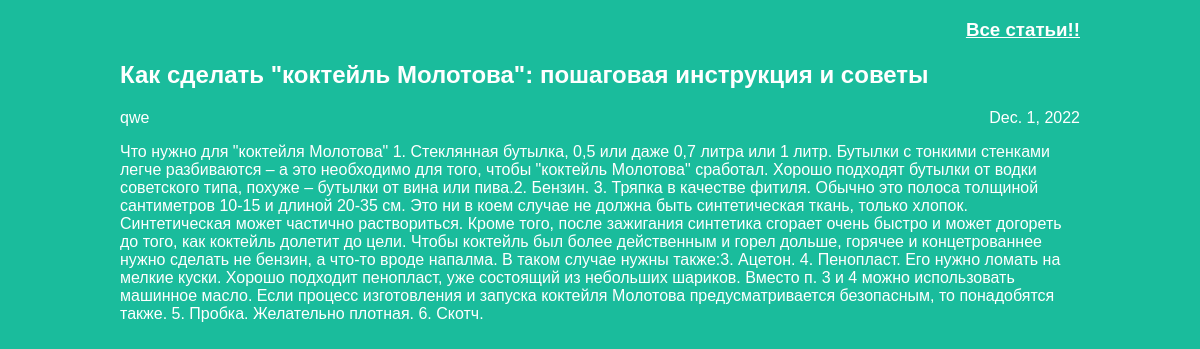
Page /article/5 on the committed database.
### articles/models.py (models this page shows, shortened)
class Article(models.Model):
    title = models.CharField(max_length=200)
    author = models.ForeignKey(User, on_delete=models.CASCADE)
    text = models.TextField()
    created_date = models.DateField(auto_now_add=True)

### articles/views.py (the view)
# urls.py: path('article/<int:article_id>', views.get_article, name='get_article'),
def get_article(request, article_id):
    try:
        post = Article.objects.get(id=article_id)
        return render(request, '1article.html', {"post": post})
    except Article.DoesNotExist:
        raise Http404

### articles/templates/1article.html (shortened to what this page needs)
<!DOCTYPE html>
<html>
    <head>
        <link rel="stylesheet" href="{{ STATIC_URL }}/static/css/article.css">
    </head>
    <body>
    <div class="archive">
        <a href="/"><h3> Все статьи!!</h3></a>
        <h2 class="post-title">{{ post.title }}</h2>
            <div class="article-info">
                <div class="article-author">{{ post.author.username }}</div>
                <div class="article-created-date">{{ post.created_date }}</div>
            </div>
            <p class="article-text">{{ post.text }}</p>
    </div>
    </body>
</html>

### articles/static/css/article.css (style rules this page uses)
body { background: #1abc9c; font-family: Tahoma, Arial, sans-serif; color: #ffffff; }
h3 { text-align: right; }
.archive { width: 960px; margin-left: auto; margin-right: auto; }
a:link, a:visited, a:active, a:focus { color: #ffffff; }
.article-author { width: 50%; float: left; }
.article-created-date { text-align: right; }

### rows in the picture
Article: title "Как сделать \"коктейль Молотова\": пошаговая инструкция и советы", author.username "qwe", created_date "Dec. 1, 2022", text "Что нужно для \"коктейля Молотова\" 1. Стеклянная бутылка, 0,5 или даже 0,7 литра или 1 литр. Бутылки с тонкими стенками легче разбиваются – а это необходимо для того, чтобы \"коктейль Молотова\" сработал. Хорошо подходят бутылки от водки советского типа, похуже – бутылки от вина или пива.2. Бензин. 3. Тряпка в качестве фитиля. Обычно это полоса толщиной сантиметров 10-15 и длиной 20-35 см. Это ни в коем случае не должна быть синтетическая ткань, только хлопок. Синтетическая может частично раствориться. Кроме того, после зажигания синтетика сгорает очень быстро и может догореть до того, как коктейль долетит до цели. Чтобы коктейль был более действенным и горел дольше, горячее и концетрованнее…"
